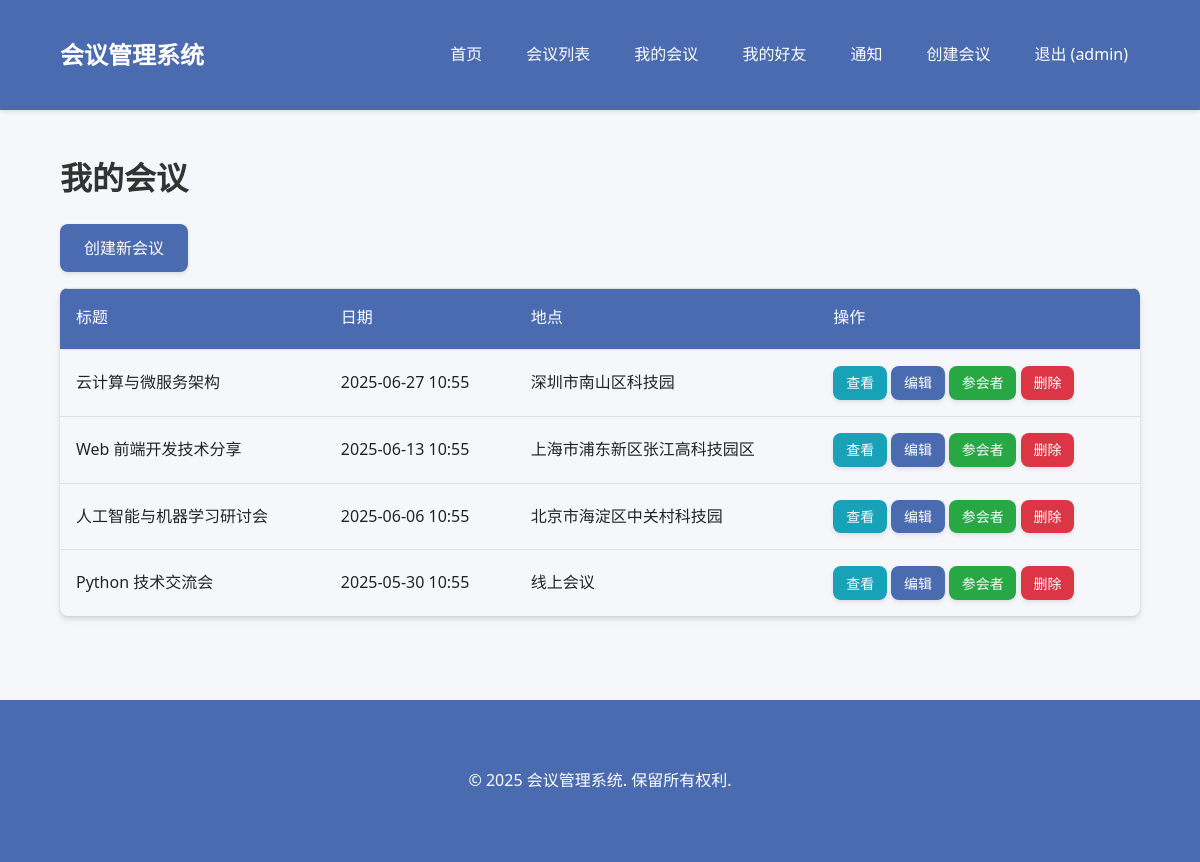
/api/conferences/admin (signed in), run on the app's committed database.
### app/database.py (models this page shows)
class User(Base):
    __tablename__ = "users"  # 数据库表名
    id = Column(Integer, primary_key=True, index=True)  # 用户ID，主键
    username = Column(String, unique=True, index=True)  # 用户名，唯一
    email = Column(String, unique=True, index=True)  # 电子邮箱，唯一
    hashed_password = Column(String)  # 哈希后的密码
    is_admin = Column(Boolean, default=False)  # 是否为管理员
    created_at = Column(DateTime, default=datetime.utcnow)  # 创建时间
    conferences = relationship("Conference", back_populates="creator")  # 用户创建的会议
    registrations = relationship("Registration", back_populates="user")  # 用户参加的会议
    sent_friendships = relationship("Friendship", foreign_keys="Friendship.user_id", back_populates="user")  # 发起的好友关系
    received_friendships = relationship("Friendship", foreign_keys="Friendship.friend_id", back_populates="friend")  # 接收的好友关系
    notifications = relationship("Notification", foreign_keys="Notification.user_id", back_populates="user")  # 用户的通知

class Conference(Base):
    __tablename__ = "conferences"  # 数据库表名
    id = Column(Integer, primary_key=True, index=True)  # 会议ID，主键
    title = Column(String, index=True)  # 会议标题
    description = Column(Text)  # 会议描述
    date = Column(DateTime)  # 会议日期
    location = Column(String)  # 会议地点
    created_at = Column(DateTime, default=datetime.utcnow)  # 创建时间
    creator_id = Column(Integer, ForeignKey("users.id"))  # 创建者ID，外键
    creator = relationship("User", back_populates="conferences")  # 会议创建者
    agenda_items = relationship("AgendaItem", back_populates="conference", cascade="all, delete-orphan")  # 会议议程项
    registrations = relationship("Registration", back_populates="conference", cascade="all, delete-orphan")  # 会议参与者

### app/routers/conferences.py (the view)
@router.get("/admin", response_class=HTMLResponse)
async def admin_conferences(
    request: Request,
    db: Session = Depends(get_db),
    current_user: User = Depends(get_current_admin_user),
):
    conferences = conference_crud.get_conferences_by_creator(db, creator_id=current_user.id)
    return templates.TemplateResponse(
        "conferences/admin.html",
        {"request": request, "conferences": conferences, "current_user": current_user},
    )

### app/templates/conferences/admin.html (shortened to what this page needs)
{% extends "base.html" %}
{% block content %}
<h1>我的会议</h1>
<p>
    <a href="{{ url_for('create_conference_page') }}" class="btn btn-primary">创建新会议</a>
</p>
{% if conferences %}
    <table class="table">
        <thead>
            <tr>
                <th>标题</th>
                <th>日期</th>
                <th>地点</th>
                <th>操作</th>
            </tr>
        </thead>
        <tbody>
            {% for conference in conferences %}
                <tr>
                    <td>{{ conference.title }}</td>
                    <td>{{ conference.date.strftime('%Y-%m-%d %H:%M') }}</td>
                    <td>{{ conference.location }}</td>
                    <td>
                        <a href="{{ url_for('conference_detail', conference_id=conference.id) }}" class="btn btn-sm btn-info">查看</a>
                        <a href="{{ url_for('edit_conference_page', conference_id=conference.id) }}" class="btn btn-sm btn-primary">编辑</a>
                        <a href="{{ url_for('conference_attendees', conference_id=conference.id) }}" class="btn btn-sm btn-success">参会者</a>
                        <a href="{{ url_for('delete_conference', conference_id=conference.id) }}" class="btn btn-sm btn-danger delete-btn" data-confirm-message="确定要删除此会议吗？">删除</a>
                    </td>
                </tr>
            {% endfor %}
        </tbody>
    </table>
{% else %}
    <p>您还没有创建任何会议。</p>
{% endif %}
{% endblock %}

### app/templates/base.html (shortened to what this page needs)
<!DOCTYPE html>
<html lang="zh-CN">
<head>
    <link rel="stylesheet" href="{{ url_for('static', path='/css/styles.css') }}">
</head>
<body>
    <header>
        <div class="container">
            <a href="/" class="logo">会议管理系统</a>
            <nav>
                <ul>
                    <li><a href="/">首页</a></li>
                    <li><a href="/api/conferences/">会议列表</a></li>
                    {% if current_user %}
                        <li><a href="/api/my-conferences/">我的会议</a></li>
                        <li><a href="/api/friends/">我的好友</a></li>
                        <li>
                            <a href="/api/notifications/">
                                通知
                            </a>
                        </li>
                        {% if current_user.is_admin %}
                            <li><a href="/api/conferences/create">创建会议</a></li>
                        {% endif %}
                        <li><a href="/api/auth/logout">退出 ({{ current_user.username }})</a></li>
                    {% else %}
                        <li><a href="/api/auth/login">登录</a></li>
                        <li><a href="/api/auth/register">注册账号</a></li>
                    {% endif %}
                </ul>
            </nav>
        </div>
    </header>
    <main class="container">
        {% block content %}{% endblock %}
    </main>
    <footer>
        <div class="container">
            <p>&copy; 2025 会议管理系统. 保留所有权利.</p>
        </div>
    </footer>
</body>
</html>

### app/static/css/styles.css (style rules this page uses)
:root { --primary-color: #4a6baf; --primary-hover: #3a5a9f; --secondary-color: #6c757d; --success-color: #28a745; --danger-color: #dc3545; --warning-color: #ffc107; --info-color: #17a2b8; --light-color: #f8f9fa; --dark-color: #343a40; --body-bg: #f5f7fa; --card-shadow: 0 4px 6px rgba(0, 0, 0, 0.1), 0 1px 3px rgba(0, 0, 0, 0.08); --transition-speed: 0.3s; --border-radius: 0.5rem; }
body { font-family: 'Segoe UI', Tahoma, Geneva, Verdana, sans-serif; line-height: 1.6; margin: 0; padding: 0; color: #333; background-color: var(--body-bg); transition: background-color var(--transition-speed); }
.container { width: 90%; max-width: 1200px; margin: 0 auto; padding: 20px; }
header { background-color: var(--primary-color); color: #fff; padding: 1rem 0; box-shadow: 0 2px 4px rgba(0, 0, 0, 0.1); position: sticky; top: 0; z-index: 1000; }
header .container { display: flex; justify-content: space-between; align-items: center; }
.logo { font-size: 1.5rem; font-weight: bold; text-decoration: none; color: #fff; transition: transform var(--transition-speed); }
nav ul { display: flex; list-style: none; margin: 0; padding: 0; }
nav ul li { margin-left: 20px; position: relative; }
nav ul li a { color: #fff; text-decoration: none; transition: all var(--transition-speed); padding: 0.5rem 0.75rem; border-radius: var(--border-radius); }
.btn { display: inline-block; font-weight: 500; text-align: center; white-space: nowrap; vertical-align: middle; user-select: none; border: none; padding: 0.75rem 1.5rem; font-size: 1rem; line-height: 1.5; border-radius: var(--border-radius); transition: all var(--transition-speed); cursor: pointer; text-decoration: none; box-shadow: 0 2px 4px rgba(0, 0, 0, 0.1); }
.btn-primary { color: #fff; background-color: var(--primary-color); }
.btn-danger { color: #fff; background-color: var(--danger-color); }
.btn-success { color: #fff; background-color: var(--success-color); }
.btn-info { color: #fff; background-color: var(--info-color); }
.btn-sm { padding: 0.4rem 0.8rem; font-size: 0.875rem; }
table { width: 100%; margin-bottom: 1rem; color: #212529; border-collapse: separate; border-spacing: 0; border-radius: var(--border-radius); overflow: hidden; box-shadow: var(--card-shadow); }
table th, table td { padding: 1rem; vertical-align: middle; border-top: 1px solid #dee2e6; text-align: left; }
table thead th { vertical-align: bottom; background-color: var(--primary-color); color: white; border-bottom: 2px solid var(--primary-color); font-weight: 500; }
footer { background-color: var(--primary-color); color: #fff; padding: 2rem 0; margin-top: 3rem; text-align: center; }

### data on the page
User: username "admin"
Conference: title "云计算与微服务架构", date "2025-06-27 10:55", location "深圳市南山区科技园"
Conference: title "Web 前端开发技术分享", date "2025-06-13 10:55", location "上海市浦东新区张江高科技园区"
Conference: title "人工智能与机器学习研讨会", date "2025-06-06 10:55", location "北京市海淀区中关村科技园"
Conference: title "Python 技术交流会", date "2025-05-30 10:55", location "线上会议"
